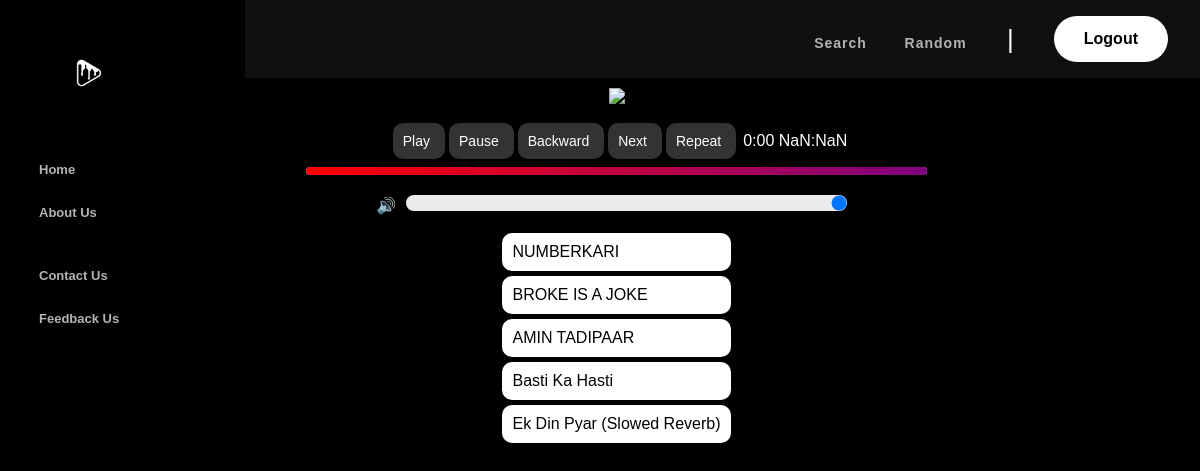
Screenshot of /artists/mcstan.php with the database file from the repository.
### tables this page shows
CREATE TABLE `music` (
  `id` int(11) NOT NULL,
  `artist_name` varchar(255) NOT NULL,
  `music_name` varchar(255) NOT NULL,
  `time` varchar(255) NOT NULL,
  `music_path` varchar(255) NOT NULL
);

### artists/mcstan.php (the view, shortened to what this page needs)
<?php
    include '../page/header.php';
    include '../page/sidebar.php';
?>
<!DOCTYPE html>
<html lang="en">
<head>
    <link rel="stylesheet" href="../css/artist.css">
    <link rel="stylesheet" href="../css/topbar.css">
    <link rel="stylesheet" href="../css/sidebar.css">
    <link rel="stylesheet" href="../css/footer.css">
</head>
<body>
    <div class="player">
        <div class="audio-container">
            <center><img border="0" height="" src="https://encrypted-tbn0.gstatic.com/images?q=tbn:ANd9GcQG8wN_xDymQ_fiLqPPUNpIRI-fVaWn--9YqA&usqp=CAU" /></center>
        </div>
        <div class="controls">
            <button id="play-btn">Play<i class="fa fa-play"></i></button>
            <button id="pause-btn">Pause<i class="fa fa-pause"></i></button>
            <button id="prev-btn">Backward<i class="fa fa-step-backward"></i></button>
            <button id="next-btn">Next<i class="fa fa-step-forward"></i></button>
            <button id="repeat-btn">Repeat<i class="fa fa-repeat"></i></button>
        <div class="time">
            <ul>
                <li><div class="progress-time" id="current-time" style="color: white;">0:00</div></li>
                <li><div class="progress-time" id="total-time" style="color: white;">0:00</div></li>
            </ul>
        </div>
            <div class="progress-container">
                <div class="progress-bar">
                </div>
            </div>
            <div id="volume-label">🔊</div>
            <input id="volume-control" type="range" min="0" max="1" step="0.1" value="1">
        </div>
        <div class="playlist">
            <ul id="playlist-items">
                <?php
                $conn = new mysqli("localhost", "root", "", "iv");
                $sql = "SELECT * FROM music where artist_name='Mc Stan'";
                $result = $conn->query($sql);
                if ($result->num_rows > 0) {
                    while ($row = $result->fetch_assoc()) {
                        echo '<li class="music" data-src="' . $row["music_path"] . '">' . $row["music_name"] . '</li>';
                    }
                }
                ?>
            </ul>
        </div>
    </div>
</body>
</html>

### css/index.css (style rules this page uses)
* { margin: 0px; padding: 0px; }
body { background-color: black; font-family: 'Montserrat', sans-serif; }

### css/artist.css (style rules this page uses)
body { background-color: black; }
.player { display: flex; position: relative; flex-direction: column; align-items: center; justify-content: center; width: 100%; bottom: 100px; top: 10px; right: 106px; }
.audio-container { position: relative; width: 80%; }
.controls { display: flex; flex-wrap: wrap; justify-content: center; align-items: center; margin: 10px 5px 10px; height: 100px; }
button, #repeat-btn { background-color: #333; color: #fff; font-size: 14px; padding: 10px 10px; margin: 2px 2px; border-radius: 10px; border: none; cursor: pointer; }
input[type="range"] { width: 71%; margin: 0 10px; }
.playlist { max-width: 100%; }
ul { list-style: none; margin: 0; padding: 0; }
.music { padding: 10px; margin: 5px; background-color: white; border-radius: 10px; cursor: pointer; }
#repeat-btn { background-color: ; color: #fff; font-size: 14px; padding: 10px 10px; margin: 2px 2px; border-radius: 10px; border: none; cursor: pointer; }
.progress-container { display: flex; flex-direction: column; align-items: center; width: 100%; background-color: white; border-radius: 10px; }
.progress-bar { width: 100%; height: 8px; background-image: linear-gradient(to right , red, purple); border-radius: 5px; position: relative; }
#volume-control { width: 71%; margin: 0 10px; }
#volume-label { color: green; text-align: center; margin-top: 5px; }
.progress-container { margin-bottom: 10px; }
.time { position: relative; right: -5px; }
.time ul li { display: inline-block; }
.time li { list-style: none; }

### rows the page displays
music: music_name "NUMBERKARI"
music: music_name "BROKE IS A JOKE"
music: music_name "AMIN TADIPAAR"
music: music_name "Basti Ka Hasti"
music: music_name "Ek Din Pyar (Slowed Reverb)"
